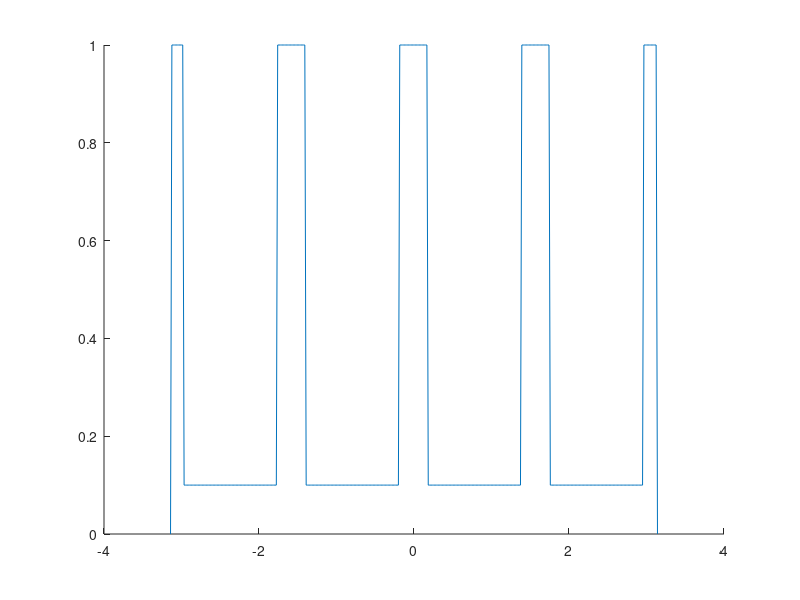

Reproduce this figure in MATLAB. (Note: this script raises an error after producing the figure.)
close all
clear all
% now build a discretized version of the prior and check sampling from it
sampres = 360;  % discretization of the prior function
xsamp = linspace(-pi,pi,sampres); %angle values

psamp=0.1*ones(1,sampres); psamp(1:10)=1; psamp(80:100)=1; psamp(170:190)=1; psamp(260:280)=1; psamp(350:360)=1;
psamp(1)=0; psamp(end)=0;
figure; hold on; 
plot(xsamp,psamp)
cmap=customcolormap([0 0.2 0.4 0.6 0.8 1],{'#fcbdbd','#fcecbd','#bdfcce','#bdd0fc','#c7bdfc','#fcbdc3'});
%   cmap=colormap('hsv');
%    cmap=cmap([226:256,1:225],:);
colormap(cmap)
c =1:sampres;
fill(xsamp,psamp,c)
ylim([0 1.2]);  yticks=([]);
xlim([-pi pi]); xticks([-pi/2,0,pi/2]); xticklabels({'-90','0','90'})
set(gca,'fontsize',24);set(gca, 'TickLabelInterpreter','Latex');
xlabel('$\theta$','fontsize',30,'interpreter','latex');
ylabel('$P_{\rm env}(\theta)$','fontsize',30,'interpreter','latex');


